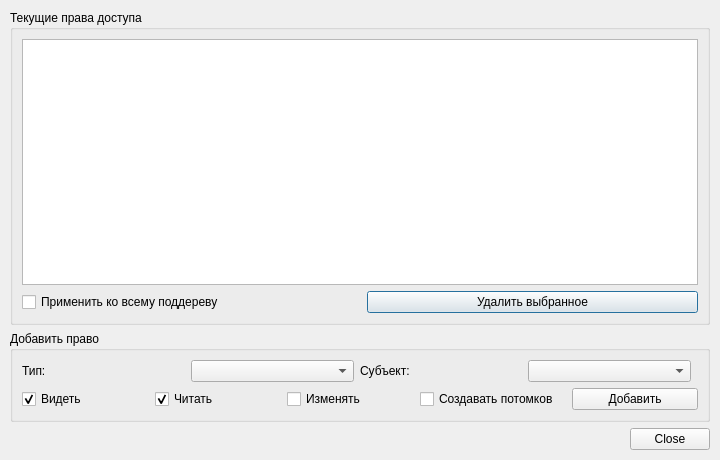
<?xml version="1.0" encoding="UTF-8"?>
<ui version="4.0">
 <class>AccessRightsDialog</class>
 <widget class="QDialog" name="AccessRightsDialog">
  <property name="geometry">
   <rect>
    <x>0</x>
    <y>0</y>
    <width>720</width>
    <height>460</height>
   </rect>
  </property>
  <property name="windowTitle">
   <string>Права доступа</string>
  </property>
  <layout class="QVBoxLayout" name="verticalLayout">
   <property name="margin">
    <number>10</number>
   </property>
   <!-- Current rights table -->
   <item>
    <widget class="QGroupBox" name="groupBoxRights">
     <property name="title">
      <string>Текущие права доступа</string>
     </property>
     <layout class="QVBoxLayout">
      <item>
       <widget class="QTableWidget" name="tableWidget">
        <property name="alternatingRowColors">
         <bool>true</bool>
        </property>
        <property name="selectionBehavior">
         <enum>QAbstractItemView::SelectRows</enum>
        </property>
        <property name="editTriggers">
         <set>QAbstractItemView::NoEditTriggers</set>
        </property>
       </widget>
      </item>
      <item>
       <layout class="QHBoxLayout">
        <item>
         <widget class="QCheckBox" name="checkBoxApplyToSubtree">
          <property name="text"><string>Применить ко всему поддереву</string></property>
         </widget>
        </item>
        <item>
         <spacer>
          <property name="orientation"><enum>Qt::Horizontal</enum></property>
         </spacer>
        </item>
        <item>
         <widget class="QPushButton" name="pushButtonRemove">
          <property name="text">
           <string>Удалить выбранное</string>
          </property>
         </widget>
        </item>
       </layout>
      </item>
     </layout>
    </widget>
   </item>
   <!-- Add new right -->
   <item>
    <widget class="QGroupBox" name="groupBoxAdd">
     <property name="title">
      <string>Добавить право</string>
     </property>
     <layout class="QVBoxLayout">
      <item>
       <layout class="QHBoxLayout">
        <item>
         <widget class="QLabel" name="labelType">
          <property name="text"><string>Тип:</string></property>
         </widget>
        </item>
        <item>
         <widget class="QComboBox" name="comboBoxType">
          <property name="minimumWidth"><number>120</number></property>
         </widget>
        </item>
        <item>
         <widget class="QLabel" name="labelSubject">
          <property name="text"><string>Субъект:</string></property>
         </widget>
        </item>
        <item>
         <widget class="QComboBox" name="comboBoxSubject">
          <property name="minimumWidth"><number>160</number></property>
         </widget>
        </item>
        <item>
         <spacer>
          <property name="orientation"><enum>Qt::Horizontal</enum></property>
         </spacer>
        </item>
       </layout>
      </item>
      <item>
       <layout class="QHBoxLayout">
        <item>
         <widget class="QCheckBox" name="checkBoxSee">
          <property name="text"><string>Видеть</string></property>
          <property name="checked"><bool>true</bool></property>
         </widget>
        </item>
        <item>
         <widget class="QCheckBox" name="checkBoxRead">
          <property name="text"><string>Читать</string></property>
          <property name="checked"><bool>true</bool></property>
         </widget>
        </item>
        <item>
         <widget class="QCheckBox" name="checkBoxWrite">
          <property name="text"><string>Изменять</string></property>
         </widget>
        </item>
        <item>
         <widget class="QCheckBox" name="checkBoxCreate">
          <property name="text"><string>Создавать потомков</string></property>
         </widget>
        </item>
        <item>
         <spacer>
          <property name="orientation"><enum>Qt::Horizontal</enum></property>
         </spacer>
        </item>
        <item>
         <widget class="QPushButton" name="pushButtonAdd">
          <property name="text"><string>Добавить</string></property>
         </widget>
        </item>
       </layout>
      </item>
     </layout>
    </widget>
   </item>
   <!-- Dialog buttons -->
   <item>
    <widget class="QDialogButtonBox" name="buttonBox">
     <property name="orientation"><enum>Qt::Horizontal</enum></property>
     <property name="standardButtons"><set>QDialogButtonBox::Close</set></property>
    </widget>
   </item>
  </layout>
 </widget>
 <resources/>
 <connections>
  <connection>
   <sender>buttonBox</sender>
   <signal>rejected()</signal>
   <receiver>AccessRightsDialog</receiver>
   <slot>reject()</slot>
   <hints>
    <hint type="sourcelabel"><x>360</x><y>440</y></hint>
    <hint type="destinationlabel"><x>360</x><y>230</y></hint>
   </hints>
  </connection>
 </connections>
</ui>
